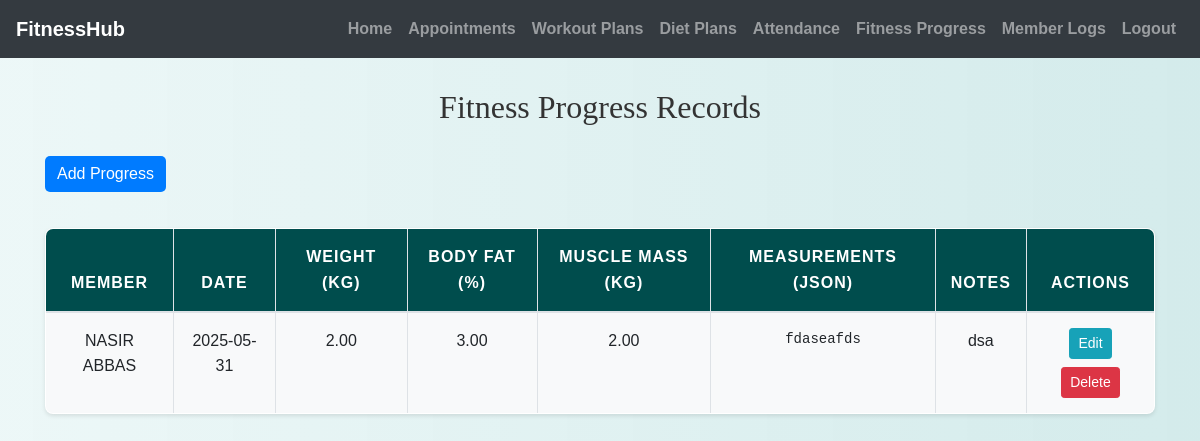
Screenshot of /trainer/fitness_progress.php (signed in) with the database file from the repository.
### tables this page shows
CREATE TABLE `fitness_progress` (
  `progress_id` int(11) NOT NULL,
  `member_id` int(11) NOT NULL,
  `trainer_id` int(11) NOT NULL,
  `record_date` date NOT NULL,
  `weight` decimal(5,2) DEFAULT NULL,
  `body_fat_percentage` decimal(5,2) DEFAULT NULL,
  `muscle_mass` decimal(5,2) DEFAULT NULL,
  `measurements` text DEFAULT NULL,
  `notes` text DEFAULT NULL
);

CREATE TABLE `members` (
  `member_id` int(11) NOT NULL,
  `first_name` varchar(50) NOT NULL,
  `last_name` varchar(50) NOT NULL,
  `date_of_birth` date DEFAULT NULL,
  `gender` enum('male','female','other') DEFAULT NULL,
  `address` text DEFAULT NULL,
  `emergency_contact_name` varchar(100) DEFAULT NULL,
  `emergency_contact_phone` varchar(20) DEFAULT NULL,
  `health_conditions` text DEFAULT NULL,
  `fitness_goals` text DEFAULT NULL,
  `height` decimal(5,2) DEFAULT NULL,
  `weight` decimal(5,2) DEFAULT NULL,
  `profile_picture` varchar(255) DEFAULT NULL,
  `email` varchar(100) DEFAULT NULL,
  `password` varchar(255) NOT NULL
);

### trainer/fitness_progress.php (the view, shortened to what this page needs)
<?php
include('config.php');
$trainer_id = $_SESSION['trainer_id'];
$stmt = mysqli_prepare($conn, "SELECT fp.*, m.first_name, m.last_name FROM fitness_progress fp
    JOIN members m ON fp.member_id = m.member_id WHERE fp.trainer_id = ? ORDER BY fp.record_date DESC");
mysqli_stmt_bind_param($stmt, "i", $trainer_id);
mysqli_stmt_execute($stmt);
$progresses = mysqli_stmt_get_result($stmt);
?>
<!DOCTYPE html>
<html>
<head>
    <link rel="stylesheet" href="https://maxcdn.bootstrapcdn.com/bootstrap/4.5.2/css/bootstrap.min.css">
    <link rel="stylesheet" href="../css/style.css">
</head>
<body>
<?php include('navbar.php'); ?>
<div class="container mt-4">
    <h2>Fitness Progress Records</h2>
    <button class="btn btn-primary mb-3" data-toggle="modal" data-target="#progressModal" onclick="openAddModal()">Add Progress</button>
    <table class="table table-bordered table-hover">
        <thead>
        <tr>
            <th>Member</th>
            <th>Date</th>
            <th>Weight (kg)</th>
            <th>Body Fat (%)</th>
            <th>Muscle Mass (kg)</th>
            <th>Measurements (JSON)</th>
            <th>Notes</th>
            <th>Actions</th>
        </tr>
        </thead>
        <tbody>
        <?php while ($row = mysqli_fetch_assoc($progresses)): ?>
            <tr>
                <td><?= htmlspecialchars($row['first_name'] . ' ' . $row['last_name']) ?></td>
                <td><?= $row['record_date'] ?></td>
                <td><?= $row['weight'] ?></td>
                <td><?= $row['body_fat_percentage'] ?></td>
                <td><?= $row['muscle_mass'] ?></td>
                <td><pre><?= htmlspecialchars($row['measurements']) ?></pre></td>
                <td><?= htmlspecialchars($row['notes']) ?></td>
                <td>
                    <button class="btn btn-sm btn-info mb-2" onclick='openEditModal(<?= $row["progress_id"] ?>, <?= $row["member_id"] ?>, "<?= $row["record_date"] ?>", "<?= $row["weight"] ?>", "<?= $row["body_fat_percentage"] ?>", "<?= $row["muscle_mass"] ?>", <?= json_encode($row["measurements"]) ?>, "<?= htmlspecialchars(addslashes($row["notes"])) ?>")'>Edit</button>
                    <a href="fitness_progress.php?delete=<?= $row['progress_id'] ?>" class="btn btn-sm btn-danger" onclick="return confirm('Delete this record?')">Delete</a>
                </td>
            </tr>
        <?php endwhile; ?>
        </tbody>
    </table>
</div>
</body>
</html>

### css/style.css (style rules this page uses)
body { background: linear-gradient(90deg, rgba(233, 246, 246, 0.831), rgba(207, 233, 233, 0.9)); font-family: 'Arial', sans-serif; color: #333; line-height: 1.6; }
h1, h2, h3, h4 { text-align: center; margin-top: 30px; margin-bottom: 30px; font-family: 'Georgia', serif; }
.container { margin-bottom: 40px; }
.table { width: 100%; border-collapse: collapse; margin-top: 20px; font-size: 16px; background-color: #ffffff; border-radius: 8px; overflow: hidden; box-shadow: 0 2px 4px rgba(0, 0, 0, 0.1); }
.table th, .table td { padding: 15px; border: 1px solid #dee2e6; text-align: center; }
.table thead th { background-color: #004d4d; color: white; font-weight: bold; text-transform: uppercase; letter-spacing: 1px; }
.table tbody tr:nth-child(odd) { background-color: #f8f9fa; }
.btn-primary { color: #fff; border: none; border-radius: 5px; cursor: pointer; transition: background-color 0.3s ease; }
a { color: #006666; text-decoration: none; font-weight: bold; }

### rows the page displays
fitness_progress: member.last_name "NASIR ABBAS", record_date "2025-05-31", weight "2.00", body_fat_percentage "3.00", muscle_mass "2.00", measurements "fdaseafds", notes "dsa"
